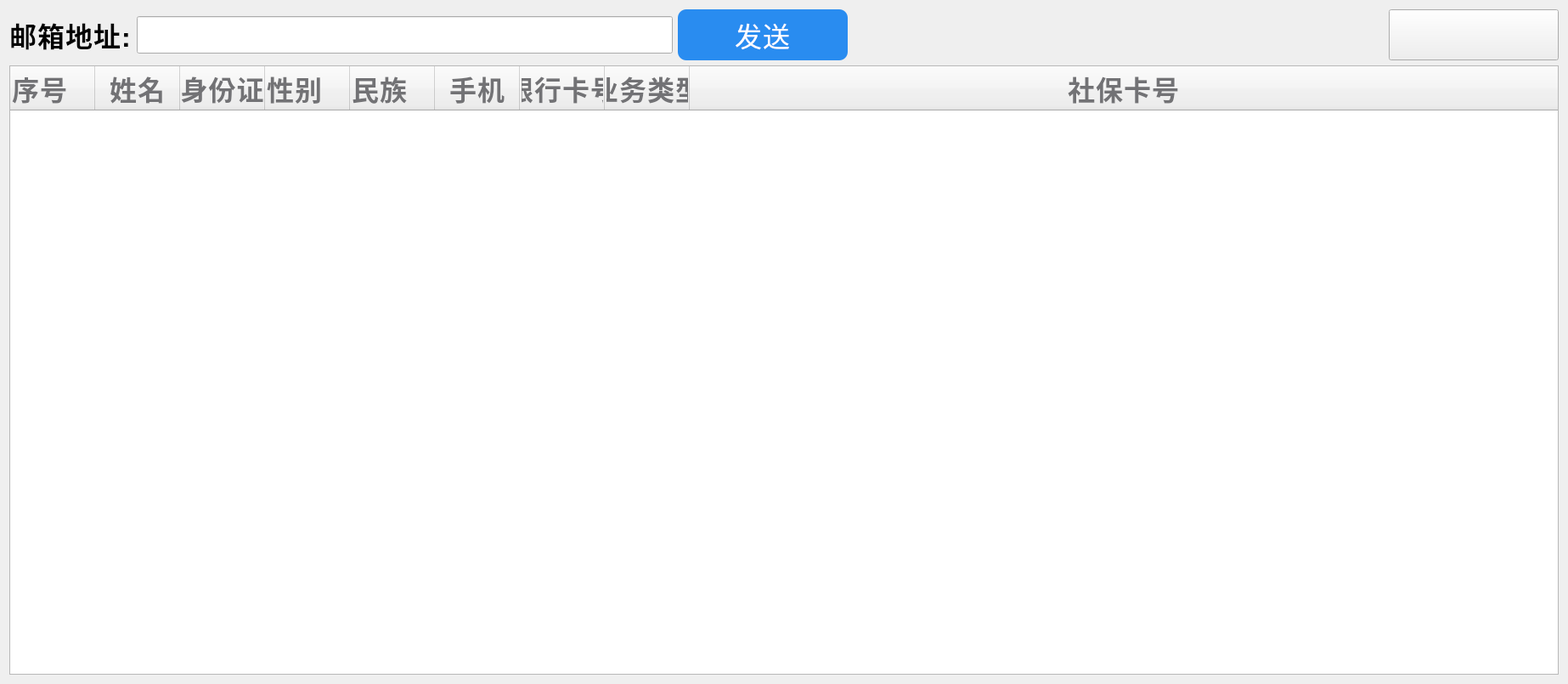
<?xml version="1.0" encoding="UTF-8"?>
<ui version="4.0">
 <class>MainWindow</class>
 <widget class="QWidget" name="MainWindow">
  <property name="geometry">
   <rect>
    <x>0</x>
    <y>0</y>
    <width>1846</width>
    <height>805</height>
   </rect>
  </property>
  <property name="windowTitle">
   <string>Form</string>
  </property>
  <property name="styleSheet">
   <string notr="true">font-family: &quot;思源黑体 CN Regular&quot;;
font-size: 32px;
font-weight: bold;
line-height: 49px;
letter-spacing: 1px;
color: 0
</string>
  </property>
  <layout class="QVBoxLayout" name="verticalLayout" stretch="0,1">
   <item>
    <layout class="QHBoxLayout" name="horizontalLayout">
     <item>
      <widget class="QLabel" name="label">
       <property name="text">
        <string>邮箱地址:</string>
       </property>
      </widget>
     </item>
     <item>
      <widget class="QLineEdit" name="lineEdit_MailAddress"/>
     </item>
     <item>
      <widget class="QPushButton" name="pushButton_Send">
       <property name="minimumSize">
        <size>
         <width>200</width>
         <height>60</height>
        </size>
       </property>
       <property name="maximumSize">
        <size>
         <width>16777215</width>
         <height>16777215</height>
        </size>
       </property>
       <property name="styleSheet">
        <string notr="true">QPushButton{background-color: #298cf0;
border-radius: 10px;
font: 57 32px &quot;思源黑体 CN Medium&quot;;
font-weight: normal;
line-height: 49px;
letter-spacing: 1px;
color: #ffffff;}
QPushButton:pressed{background:#38a357;}
QPushButton:!enabled{background:#cacaca;}
</string>
       </property>
       <property name="text">
        <string>发送</string>
       </property>
      </widget>
     </item>
     <item>
      <spacer name="horizontalSpacer_4">
       <property name="orientation">
        <enum>Qt::Horizontal</enum>
       </property>
       <property name="sizeHint" stdset="0">
        <size>
         <width>40</width>
         <height>20</height>
        </size>
       </property>
      </spacer>
     </item>
     <item>
      <widget class="QPushButton" name="pushButton_MainPage">
       <property name="minimumSize">
        <size>
         <width>200</width>
         <height>60</height>
        </size>
       </property>
       <property name="maximumSize">
        <size>
         <width>16777215</width>
         <height>16777215</height>
        </size>
       </property>
       <property name="styleSheet">
        <string notr="true">QPushButton{image: url(Image/Homepage.png);
image-position: left;
padding-left: 2px;
text-align: right;
padding-right: 2px;
font-size: 12px;
color: rgb(0, 0, 0);}
QPushButton:pressed{background:#38a357;}
QPushButton:!enabled{background:#cacaca;}
</string>
       </property>
       <property name="text">
        <string/>
       </property>
      </widget>
     </item>
    </layout>
   </item>
   <item>
    <widget class="QTableWidget" name="tableWidget">
     <property name="font">
      <font>
       <family>思源黑体 CN Medium</family>
       <pointsize>-1</pointsize>
       <weight>7</weight>
       <italic>false</italic>
       <bold>false</bold>
      </font>
     </property>
     <property name="styleSheet">
      <string notr="true">#tableWidget{
font-weight: bold;
letter-spacing: 1px;
color: #727275;
font: 57 20px &quot;思源黑体 CN Medium&quot;;
}
QHeaderView{
font-weight: bold;
letter-spacing: 1px;
color: #727275;
font: 57 16px &quot;思源黑体 CN Medium&quot;;
}
QScrollBar::vertical{width:28px;background:rgb(255,255,255);border:none;}
QScrollBar::handle::vertical{border-radius:3px;background-color: rgba(30, 34, 43, 0.2);}
QScrollBar::handle::vertical::hover{background-color: rgba(30, 34, 43, 0.2);}
QScrollBar::add-line::vertical{border:none;}
QScrollBar::sub-line::vertical{border:none;}
QScrollBar::horizontal{height:28px;background:rgb(255,255,255);border:none;}
QScrollBar::handle::horizontal{border-radius:3px;background-color: rgba(30, 34, 43, 0.2);}
QScrollBar::handle::horizontal::hover{background-color: rgba(30, 34, 43, 0.2);}
QScrollBar::add-line::horizontal{border:none;}
QScrollBar::sub-line::horizontal{border:none;}


</string>
     </property>
     <attribute name="horizontalHeaderVisible">
      <bool>true</bool>
     </attribute>
     <attribute name="horizontalHeaderStretchLastSection">
      <bool>true</bool>
     </attribute>
     <attribute name="verticalHeaderVisible">
      <bool>false</bool>
     </attribute>
     <column>
      <property name="text">
       <string>序号</string>
      </property>
      <property name="textAlignment">
       <set>AlignLeading|AlignVCenter</set>
      </property>
     </column>
     <column>
      <property name="text">
       <string>姓名</string>
      </property>
     </column>
     <column>
      <property name="text">
       <string>身份证</string>
      </property>
     </column>
     <column>
      <property name="text">
       <string>性别</string>
      </property>
      <property name="textAlignment">
       <set>AlignLeading|AlignVCenter</set>
      </property>
     </column>
     <column>
      <property name="text">
       <string>民族</string>
      </property>
      <property name="textAlignment">
       <set>AlignLeading|AlignVCenter</set>
      </property>
     </column>
     <column>
      <property name="text">
       <string>手机</string>
      </property>
     </column>
     <column>
      <property name="text">
       <string>银行卡号</string>
      </property>
     </column>
     <column>
      <property name="text">
       <string>业务类型</string>
      </property>
     </column>
     <column>
      <property name="text">
       <string>社保卡号</string>
      </property>
     </column>
    </widget>
   </item>
  </layout>
 </widget>
 <resources/>
 <connections/>
</ui>
